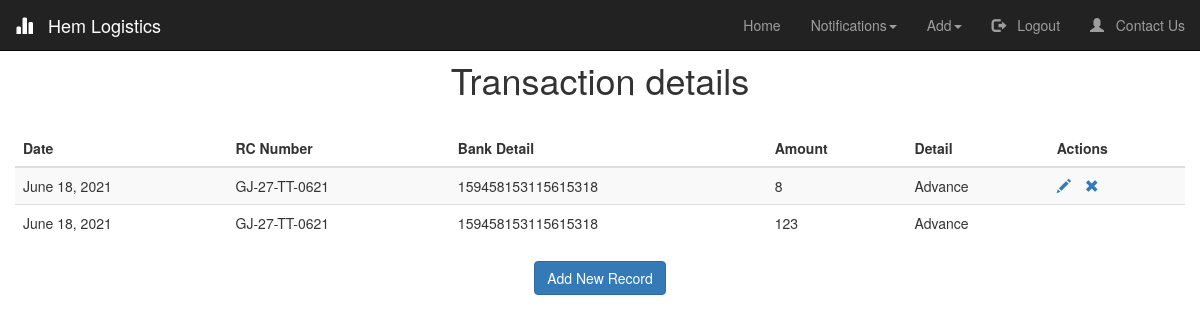
The page /Transaction/ (signed in) on the database its author committed.
### logistics/models.py (models this page shows, shortened)
class Transaction(models.Model):
    Trip_detail = models.ForeignKey(
        'Trip_detail',
        on_delete=models.RESTRICT,
        verbose_name="Trip",
        blank=True,
        null=True,
    )
    Vehicle = models.ForeignKey(
        'Vehicle',
        on_delete=models.RESTRICT,
        verbose_name="RC Number",
    )
    Bank_detail = models.ForeignKey(
        'Bank_detail',
        on_delete=models.RESTRICT,
        verbose_name="Bank Detail",
    )
    Date_created = models.DateField(default=now)
    Amount = models.IntegerField()
    Details = models.CharField(max_length=50,verbose_name="Detail")
    Is_advance = models.BooleanField(default=False)

class Vehicle(models.Model):
    Owner  = models.CharField(max_length=50, verbose_name="Owner's Name")
    RC_number = models.CharField(unique =True, verbose_name="RC Number", max_length=13, validators=[MinLengthValidator(12,message = "Invalid RC Number"), RegexValidator('([A-Z]{2})+-([0-9]{1})+-[A-Z]+-[0-9]{4}',message = "Use proper formatting")])
    PAN_number = models.CharField(verbose_name="PAN Number", max_length=10, validators=[MinLengthValidator(10,message = "Invalid PAN Number")])
    Type = models.CharField(verbose_name="Type of Vehicle", choices=TYPE_CHOICES, max_length=10)
    Other = models.CharField(blank = True,verbose_name='',max_length=10)
    Insurance_policy_number = models.CharField(max_length=25)
    PUC_expiry_date = models.DateField()
    Insurance_expiry_date = models.DateField(validators=[date_validate])#,input_formats = ['%d/%m/%Y'])
    Safety_equipments = models.BooleanField(default=False)
    GPS = models.BooleanField(default=False)
    Contact_number = models.CharField(max_length=10,validators=[MinLengthValidator(10,message = "Invalid Contact Number"),RegexValidator('([0-9]{10})',message="Should be numeric values only")])
    Notifications = models.BooleanField(verbose_name="Notifications Needed", default=True)
    Insurance_expired = models.BooleanField(default=False)
    PUC_expired = models.BooleanField(default=False)
    Available = models.BooleanField(default=True)
    Balance = models.IntegerField(default=0)
    def __str__(self):
        return self.RC_number

class Bank_detail(models.Model):
    Vehicle = models.ForeignKey(
        'Vehicle',
        on_delete=models.RESTRICT,
        verbose_name="RC Number",
    )
    Account_number = models.CharField(verbose_name="Account Number",max_length=20)
    Account_holder = models.CharField(verbose_name="Account Holder",max_length=50)
    IFSC = models.CharField(verbose_name="IFSC Code",max_length=20)
    Account_type = models.CharField(verbose_name="Account Type", choices=(('SAVINGS','SAVINGS'),('CURRENT','CURRENT'),),max_length=7)
    def __str__(self):
        return self.Account_number

### logistics/views.py (the view)
# urls.py: path('Transaction/', logistics_view.show_transaction, name='show_transaction'),
@login_required(login_url='/login')
def show_transaction(request):
	transaction = Transaction.objects.all()
	return render(request, 'show_transaction.html', {'title':'Transaction', 'transaction':transaction })

### logistics/models.py (called while the page is built)
    def __str__(self):
        return self.Trip_id

### logistics/templates/show_transaction.html (shortened to what this page needs)
{% extends "index.html" %}
{% load crispy_forms_tags %}
{% block start %}
<link rel="stylesheet" type="text/css" href="https://cdn.datatables.net/1.10.24/css/jquery.dataTables.css">
<h1 style="text-align: center; padding-top: 20px;"> Transaction details</h1>
<table id="table" class="table table-striped" style="overflow-y: scroll; height: 1px;">
    <thead class="thead-dark">
    <tr>
        <th>Date</th>
        <th>RC Number</th>
        <th>Bank Detail</th>
        <th>Amount</th>
        <th>Detail</th>
        <th>Actions</th>
    </tr>
    </thead>
    <tbody>
{% for x in transaction %}
    <tr>
        <td>{{ x.Date_created }}</td>
        <td>{{ x.Vehicle }}</td>
        <td>{{ x.Bank_detail }}</td>
        <td>{{ x.Amount }}</td>
        <td>{{ x.Details }}</td>
        <td id = "{{x.id}}_action">
            <a href="/edit_transaction/{{ x.id }}"><span class="glyphicon glyphicon-pencil" > </span></a>
            <a href="/delete_transaction/{{ x.id }}"><span class="glyphicon glyphicon-remove" style="margin-left: 10px;" > </span></a>
        </td>
    </tr>
{% endfor %}
    </tbody>
</table>
{% if user.is_authenticated %}
<center><a href="/Add Transaction/" class="btn btn-primary">Add New Record</a></center>
{% endif %}
{% endblock start %}

### logistics/static/index.css (style rules this page uses)
* { margin: auto; position: relative; box-sizing: border-box; }

### rows shown on the page
Transaction: Date_created "June 18, 2021", Vehicle "GJ-27-TT-0621", Bank_detail "159458153115615318", Amount "8", Details "Advance"
Transaction: Date_created "June 18, 2021", Vehicle "GJ-27-TT-0621", Bank_detail "159458153115615318", Amount "123", Details "Advance"
